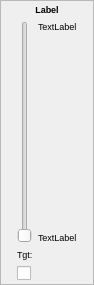
<?xml version="1.0" encoding="UTF-8"?>
<ui version="4.0">
 <class>Frame</class>
 <widget class="QFrame" name="Frame">
  <property name="geometry">
   <rect>
    <x>0</x>
    <y>0</y>
    <width>94</width>
    <height>285</height>
   </rect>
  </property>
  <property name="sizePolicy">
   <sizepolicy hsizetype="Preferred" vsizetype="Preferred">
    <horstretch>0</horstretch>
    <verstretch>0</verstretch>
   </sizepolicy>
  </property>
  <property name="minimumSize">
   <size>
    <width>0</width>
    <height>0</height>
   </size>
  </property>
  <property name="maximumSize">
   <size>
    <width>94</width>
    <height>293</height>
   </size>
  </property>
  <property name="windowTitle">
   <string>Frame</string>
  </property>
  <property name="frameShape">
   <enum>QFrame::StyledPanel</enum>
  </property>
  <property name="frameShadow">
   <enum>QFrame::Raised</enum>
  </property>
  <layout class="QHBoxLayout" name="horizontalLayout_2">
   <property name="spacing">
    <number>9</number>
   </property>
   <property name="margin">
    <number>3</number>
   </property>
   <item>
    <layout class="QGridLayout" name="gridLayout">
     <property name="sizeConstraint">
      <enum>QLayout::SetDefaultConstraint</enum>
     </property>
     <property name="spacing">
      <number>6</number>
     </property>
     <item row="0" column="1">
      <layout class="QVBoxLayout" name="verticalLayout">
       <property name="sizeConstraint">
        <enum>QLayout::SetDefaultConstraint</enum>
       </property>
       <item>
        <widget class="QLabel" name="label">
         <property name="maximumSize">
          <size>
           <width>100</width>
           <height>16777215</height>
          </size>
         </property>
         <property name="font">
          <font>
           <pointsize>7</pointsize>
           <weight>75</weight>
           <bold>true</bold>
          </font>
         </property>
         <property name="text">
          <string>Label</string>
         </property>
         <property name="alignment">
          <set>Qt::AlignCenter</set>
         </property>
         <property name="wordWrap">
          <bool>true</bool>
         </property>
        </widget>
       </item>
       <item>
        <layout class="QHBoxLayout" name="horizontalLayout">
         <item>
          <widget class="QSlider" name="slider">
           <property name="orientation">
            <enum>Qt::Vertical</enum>
           </property>
          </widget>
         </item>
         <item>
          <layout class="QVBoxLayout" name="verticalLayout_2">
           <item>
            <widget class="QLabel" name="max_label">
             <property name="font">
              <font>
               <pointsize>7</pointsize>
              </font>
             </property>
             <property name="text">
              <string>TextLabel</string>
             </property>
            </widget>
           </item>
           <item>
            <spacer name="verticalSpacer">
             <property name="orientation">
              <enum>Qt::Vertical</enum>
             </property>
             <property name="sizeHint" stdset="0">
              <size>
               <width>20</width>
               <height>40</height>
              </size>
             </property>
            </spacer>
           </item>
           <item>
            <widget class="QLabel" name="min_label">
             <property name="font">
              <font>
               <pointsize>7</pointsize>
              </font>
             </property>
             <property name="text">
              <string>TextLabel</string>
             </property>
            </widget>
           </item>
          </layout>
         </item>
        </layout>
       </item>
       <item>
        <widget class="QLabel" name="target">
         <property name="maximumSize">
          <size>
           <width>100</width>
           <height>16777215</height>
          </size>
         </property>
         <property name="font">
          <font>
           <pointsize>7</pointsize>
          </font>
         </property>
         <property name="text">
          <string>Tgt:</string>
         </property>
         <property name="alignment">
          <set>Qt::AlignLeading|Qt::AlignLeft|Qt::AlignVCenter</set>
         </property>
        </widget>
       </item>
       <item>
        <widget class="QCheckBox" name="selected">
         <property name="maximumSize">
          <size>
           <width>30</width>
           <height>16777215</height>
          </size>
         </property>
         <property name="font">
          <font>
           <pointsize>8</pointsize>
          </font>
         </property>
         <property name="text">
          <string/>
         </property>
        </widget>
       </item>
      </layout>
     </item>
    </layout>
   </item>
  </layout>
 </widget>
 <resources/>
 <connections/>
</ui>
